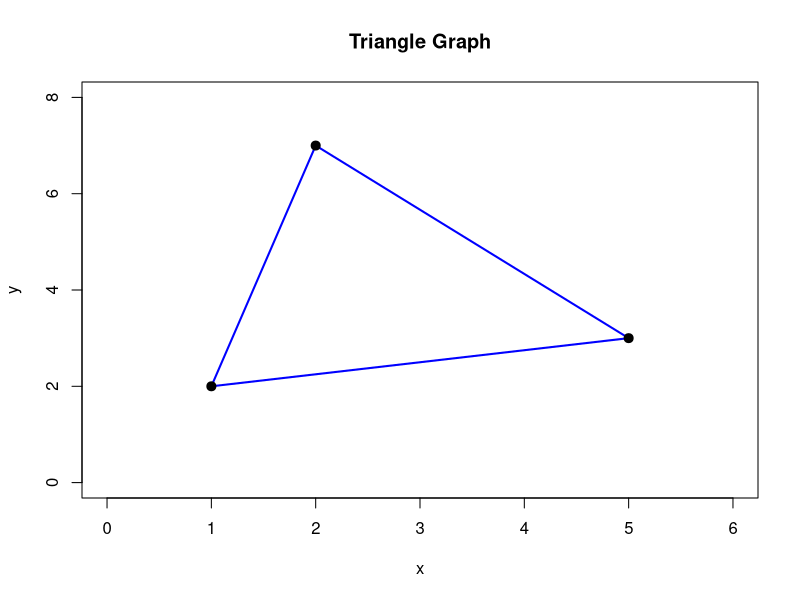
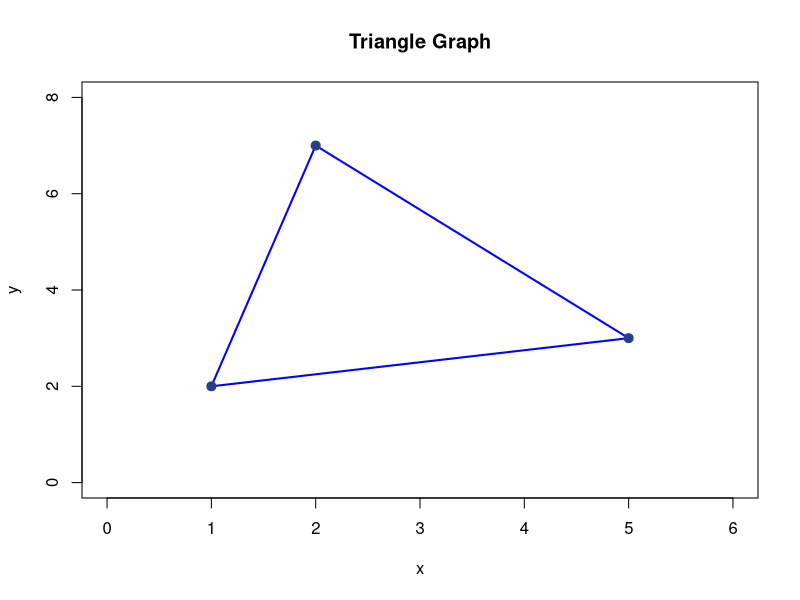
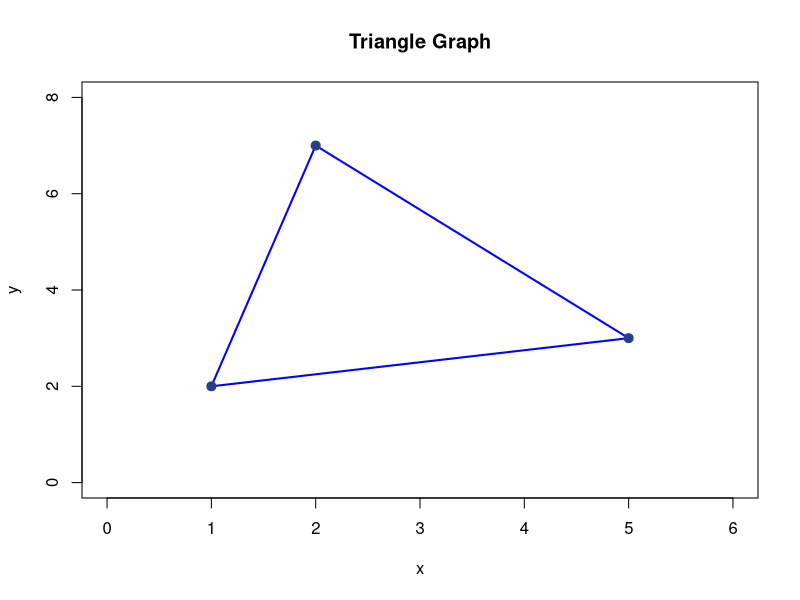
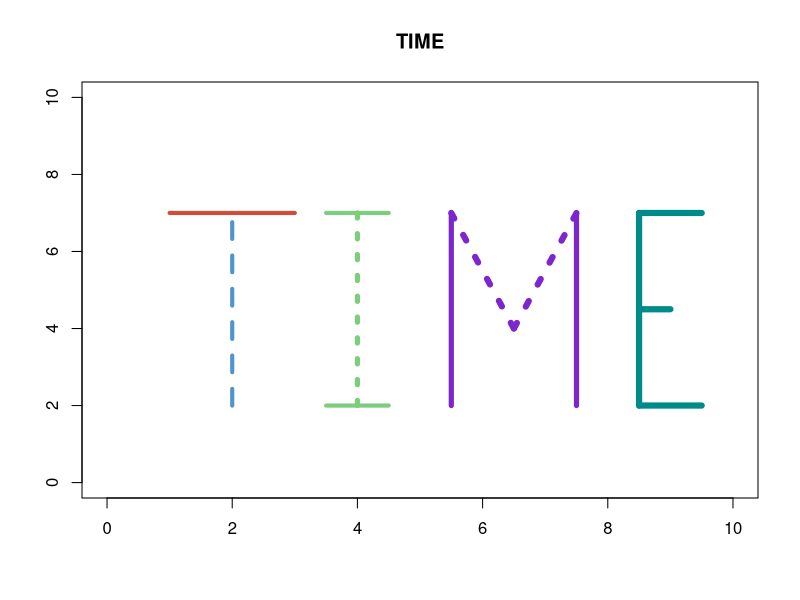
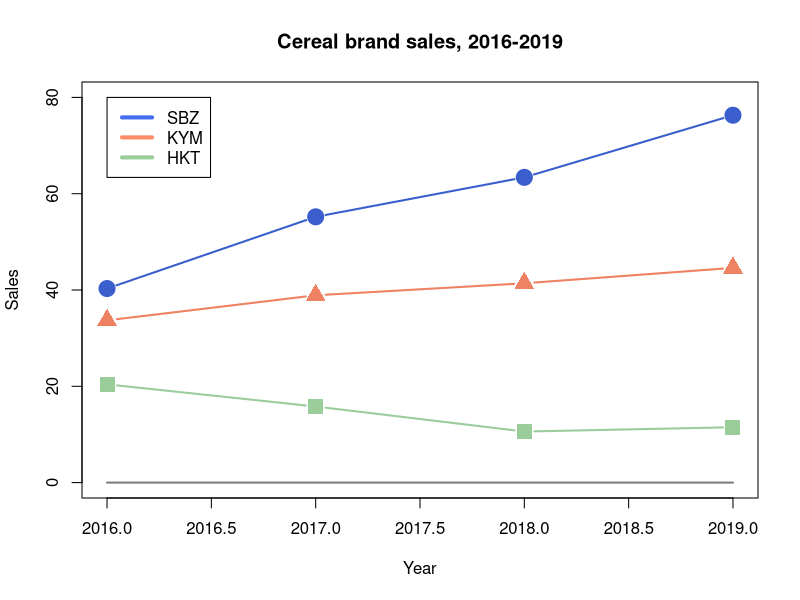
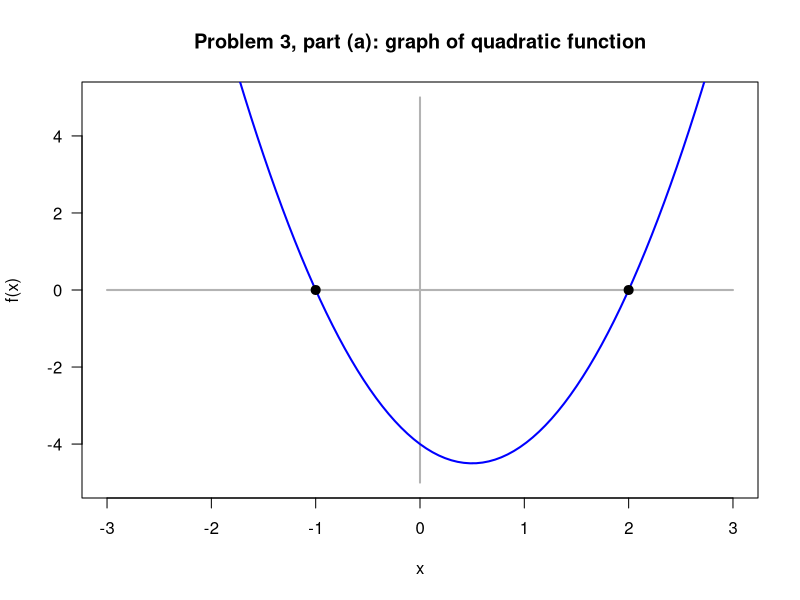
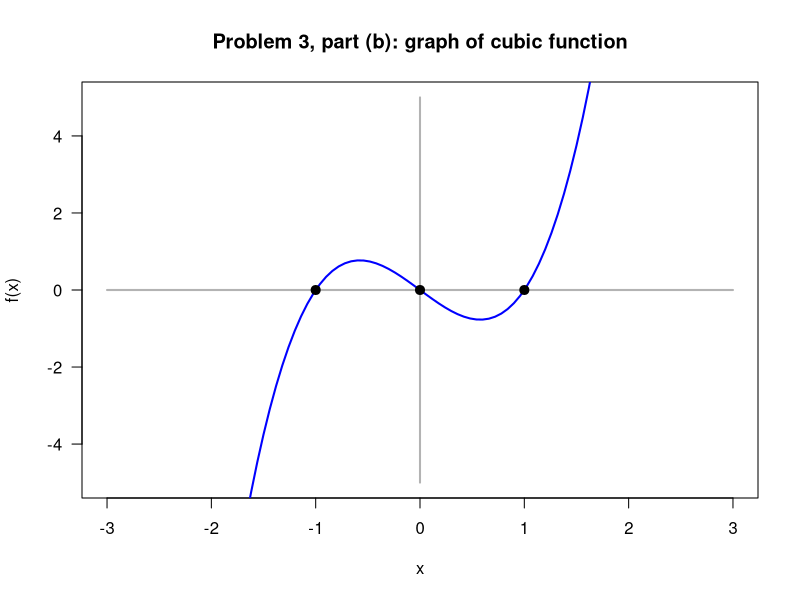
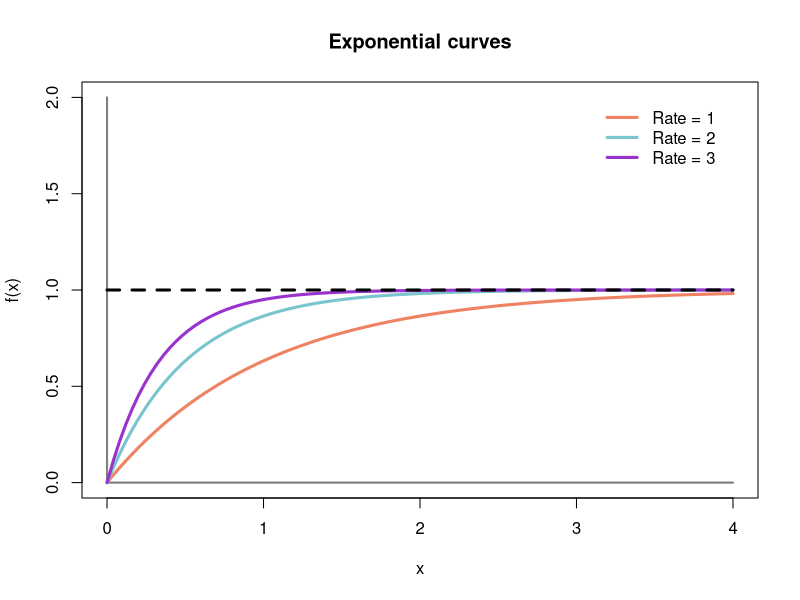

Write the R code that produced these figures, in order.
## ---- chunk 1
rm( list = ls() )
## ---- chunk 2
# First, we'll create an empty plot with no data:

plot(
    x = NULL,
    xlim = c(0, 6),
    ylim = c(0, 8),
    main = "Triangle Graph",
    xlab = "x",
    ylab = "y"
)


# Now we can draw the line segments:

segments(
    x0 = 1,
    y0 = 2,
    x1 = 2,
    y1 = 7,
    lty = "solid",
    lwd = 2,
    col = "blue"
)

segments(
    x0 = 2,
    y0 = 7,
    x1 = 5,
    y1 = 3,
    lty = "solid",
    lwd = 2,
    col = "blue"
)

segments(
    x0 = 5,
    y0 = 3,
    x1 = 1,
    y1 = 2,
    lty = "solid",
    lwd = 2,
    col = "blue"
)


# Now we can draw the points:

points(
    x = 1,
    y = 2,
    pch = 19,
    cex = 1.2,
    col = "black"
)

points(
    x = 2,
    y = 7,
    pch = 19,
    cex = 1.2,
    col = "black"
)

points(
    x = 5,
    y = 3,
    pch = 19,
    cex = 1.2,
    col = "black"
)
## ---- chunk 3
# First, we'll create an empty plot with no data:

plot(
    x = NULL,
    xlim = c(0, 6),
    ylim = c(0, 8),
    main = "Triangle Graph",
    xlab = "x",
    ylab = "y"
)


# Here's where we draw the lines, using the special
# form for the lines() function.

lines(
    x = c(1, 2, 5, 1),
    y = c(2, 7, 3, 2),
    lwd = 2,
    lty = "solid",
    col = "blue"
)


# Now we can draw the points:

points(
    x = 1,
    y = 2,
    pch = 19,
    cex = 1.2,
    col = "royalblue4"
)

points(
    x = 2,
    y = 7,
    pch = 19,
    cex = 1.2,
    col = "royalblue4"
)

points(
    x = 5,
    y = 3,
    pch = 19, 
    cex = 1.2,
    col = "royalblue4"
)

## ---- chunk 4
# First, we'll create an empty plot with no data:

plot(
    x = NULL,
    xlim = c(0, 6),
    ylim = c(0, 8),
    main = "Triangle Graph",
    xlab = "x",
    ylab = "y"
)


# Now we can use the polygon() function:

polygon(
    x = c(1, 2, 5),
    y = c(2, 7, 3),
    lwd = 2,
    lty = "solid",
    border = "blue",
    col = "white"
)


# Now we can draw the points:

points(
    x = 1,
    y = 2,
    pch = 19,
    cex = 1.2,
    col = "royalblue4"
)

points(
    x = 2,
    y = 7,
    pch = 19,
    cex = 1.2,
    col = "royalblue4"
)

points(
    x = 5,
    y = 3,
    pch = 19,
    cex = 1.2,
    col = "royalblue4"
)
## ---- chunk 5
plot(
    x = NULL,
    xlim = c(0, 10),
    ylim = c(0, 10),
    main = "TIME",
    xlab = "",
    ylab = ""
)



segments(
    x0 = 2,
    y0 = 2,
    x1 = 2, 
    y1 =7,
    lty = "dashed",
    lwd = 4,
    col = "steelblue3"
)

segments(
    x0 = 1,
    y0 = 7,
    x1 = 3,
    y1 = 7,
    lty = "solid",
    lwd = 4,
    col = "tomato3"
)

segments(
    x0 = 4,
    y0 = 2,
    x1 = 4,
    y1 = 7,
    lty = "dotted",
    lwd = 5,
    col = "palegreen3"
)

segments(
    x0 = 3.5,
    y0 = 7,
    x1 = 4.5,
    y1 = 7,
    lty = "solid",
    lwd = 4,
    col = "palegreen3"
)

segments(
    x0 = 3.5,
    y0 = 2,
    x1 = 4.5,
    y1 = 2,
    lty = "solid",
    lwd = 4,
    col = "palegreen3"
)

segments(
    x0 = 5.5,
    y0 = 2,
    x1 = 5.5,
    y1 = 7,
    lty = "solid",
    lwd = 5,
    col = "purple3"
)

segments(
    x0 = 5.5,
    y0 = 7,
    x1 = 6.5,
    y1 = 4,
    lty = "dotted",
    lwd = 6,
    col = "purple3"
)

segments(
    x0 = 6.5,
    y0 = 4,
    x1 = 7.5,
    y1 = 7,
    lty = "dotted",
    lwd = 6,
    col = "purple3"
)

segments(
    x0 = 7.5,
    y0 = 2,
    x1 = 7.5,
    y1 = 7,
    lty = "solid",
    lwd = 5,
    col = "purple3"
)


segments(
    x0 = 8.5,
    y0 = 2,
    x1 = 8.5,
    y1 = 7,
    lty = "solid",
    lwd = 6,
    col = "cyan4"
)


segments(
    x0 = 8.5,
    y0 = 7,
    x1 = 9.5,
    y1 = 7,
    lty = "solid",
    lwd = 6,
    col = "cyan4"
)


segments(
    x0 = 8.5,
    y0 = 4.5,
    x1 = 9,
    y1 = 4.5,
    lty = "solid",
    lwd = 6,
    col = "cyan4"
)


segments(
    x0 = 8.5,
    y0 = 2,
    x1 = 9.5,
    y1 = 2,
    lty = "solid",
    lwd = 6,
    col = "cyan4"
)
## ---- chunk 6
plot(
    x = NULL,
    xlim = c(2016, 2019),
    ylim = c(0, 80),
    main = "Cereal brand sales, 2016-2019",
    xlab = "Year",
    ylab = "Sales"
)

# Draw a horizontal reference line:

segments(
    x0 = 2016,
    y0 = 0,
    x1 = 2019,
    y1 = 0,
    lty = "solid",
    lwd = 2,
    col = "gray50"
)


# Now draw the line graphs:

lines(
    x = c(2016, 2017, 2018, 2019),
    y = c(40.3, 55.2, 63.4, 76.3),
    type = "b",
    lty = "solid",
    lwd = 2,
    col = "royalblue3",
    pch = 19,
    cex = 2
)


lines(
    x = c(2016, 2017, 2018, 2019),
    y = c(33.7, 38.9, 41.4, 44.6),
    type = "b",
    lty = "solid",
    lwd = 2,
    col = "salmon2",
    pch = 17,
    cex = 2
)


lines(
    x = c(2016, 2017, 2018, 2019),
    y = c(20.4, 15.8, 10.6, 11.5),
    type = "b",
    lty = "solid",
    lwd = 2,
    col = "darkseagreen3",
    pch = 15,
    cex = 2
)

legend(
    x = 2016,
    y = 80,
    legend = c( "SBZ", "KYM", "HKT"),
    lty = "solid",
    lwd = 4,
    col =
        c( "royalblue2", "salmon1", "darkseagreen3")
)
## ---- chunk 7

# First, create an empty plot

plot(
    x = NULL,
    xlim = c(-3, 3),
    ylim = c(-5, 5),
    main = "Problem 3, part (a): graph of quadratic function",
    xlab = "x",
    ylab = "f(x)",
    las = 1
)


# Draw the horizontal and vertical axes

segments(
    x0 = -3,
    y0 = 0,
    x1 = 3,
    y1 = 0,
    lty = "solid",
    lwd = 2,
    col = "gray70"
)


segments(
    x0 = 0,
    y0 = -5,
    x1 = 0,
    y1 = 5,
    lty = "solid",
    lwd = 2,
    col = "gray70"
)


# Now we can draw the graph of the curve. The problem statement required
# the line to be solid, so we use the lty = 1 option. The width of the line
# should be 2, so we use the lwd = 2 option. The color of the line should be
# blue, so we use the col = "blue" option. Finally, we have to use the
# add = TRUE option so that the curve is drawn on the pre-existing plot,
# not a new plot.

curve(
  expr = 2 * x^2 - 2 * x - 4,
  lty = 1,
  lwd = 2,
  col = "blue",
  add = TRUE
)


# Add the points

points(
  x = -1,
  y = 0,
  pch = 19,
  cex = 1.2
)

points(
  x = 2,
  y = 0,
  pch = 19,
  cex = 1.2
)
## ---- chunk 8
# Create an empty plot with no data

plot(
    x = NULL,
    xlim = c(-3, 3),
    ylim = c(-5, 5),
    main = "Problem 3, part (b): graph of cubic function",
    xlab = "x",
    ylab = "f(x)",
    las = 1
)


# Draw the horizontal and vertical reference lines:

segments(
    x0 = -3,
    y0 = 0,
    x1 = 3,
    y1 = 0,
    lty = "solid",
    lwd = 2,
    col = "gray70"
)

segments(
    x0 = 0,
    y0 = -5,
    x1 = 0,
    y1 = 5,
    lty = "solid",
    lwd = 2,
    col = "gray70"
)


# Now we can draw the graph of the curve. The problem statement required
# the line to be solid, so we use the lty = 1 option. The width of the line
# should be 2, so we use the lwd = 2 option. The color of the line should be
# blue, so we use the col = "blue" option. Finally, we have to use the
# add = TRUE option so that the curve is drawn on the pre-existing plot,
# not a new plot.

curve(
    expr = 2 * x^3 -  2 * x,
    lty = "solid", 
    lwd = 2,
    col = "blue",
    add = TRUE
)


# Finally, we can draw in the three points:

points(
    x = -1,
    y = 0,
    pch = 19,
    cex = 1.2,
    col = "black"
)

points(
    x = 0,
    y = 0,
    pch = 19,
    cex = 1.2,
    col = "black"
)

points(
    x = 1,
    y = 0,
    pch = 19,
    cex = 1.2,
    col = "black"
)
## ---- chunk 9
plot(
    x = NULL,
    xlim = c(0, 4),
    ylim = c(0, 2),
    main = "Exponential curves",
    xlab = "x",
    ylab = "f(x)"
)

segments(
    x0 = 0,
    y0 = 0,
    x1 = 4,
    y1 = 0,
    lty = "solid",
    lwd = 2,
    col = "gray50"
)


segments(
    x0 = 0,
    y0 = 0,
    x1 = 0,
    y1 = 2,
    lty = "solid",
    lwd = 2,
    col = "gray50"
)




curve(
    expr = 1 - exp(-x),
    lty = "solid",
    lwd = 3,
    col = "salmon2",
    add = TRUE
)


curve(
    expr = 1 - exp(-2*x),
    lty = "solid",
    lwd = 3,
    col = "cadetblue3",
    add = TRUE
)


curve(
    expr = 1 - exp(-3*x),
    lty = "solid",
    lwd = 3,
    col = "darkorchid3",
    add = TRUE
)


segments(
    x0 = 0,
    y0 = 1,
    x1 = 4,
    y1 = 1,
    lty = "dashed",
    lwd = 3,
    col = "black"
)



legend(
    x = 3.1,
    y = 2,
    legend =
        c( "Rate = 1", "Rate = 2", "Rate = 3"),
    lty = "solid",
    lwd = 3,
    col = c( "salmon2", "cadetblue3", "darkorchid3"),
    bty = "n"
)
## ---- chunk 10
par( lend = 1)
## ---- chunk 11
# This command makes a square plot

par( pty = "s" )

# This command removes the borders

par( bty = "n" )

# This command controls how the line segments end

par( lend = 1)


# Create an empty plot:

plot(
    x = NULL,
    xlim = c(0, 10),
    ylim = c(0, 10),
    xlab = "",
    ylab = "",
    axes = FALSE
)


# Put a border around the plot

polygon(
    x = c(0, 0, 10, 10),
    y = c(0, 10, 10, 0),
    lty = "solid",
    lwd = 1,
    border = "black"
)


# Draw the red, yellow, and blue shapes

polygon(
    x = c(3, 3, 10, 10 ),
    y = c( 3, 10, 10, 3 ),
    col = "red"
)

polygon(
    x = c(9, 9, 10, 10 ),
    y = c( 0, 1.5, 1.5, 0 ),
    col = "yellow"
)

polygon(
    x = c(0, 0, 3, 3 ),
    y = c( 0, 3, 3, 0 ),
    col = "blue"
)


# Draw the line segments

segments(
    x0 = 3,
    y0 = 0,
    x1 = 3,
    y1 = 10,
    lty = "solid",
    lwd = 8,
    col = "black"
)

segments(
    x0 = 0,
    y0 = 3,
    x1 = 10,
    y1 = 3,
    lty = "solid",
    lwd = 8,
    col = "black"
)

segments(
    x0 = 0,
    y0 = 7,
    x1 = 3,
    y1 = 7,
    lty = "solid",
    lwd = 15,
    col = "black"
)

segments(
    x0 = 9,
    y0 = 0,
    x1 = 9,
    y1 = 3,
    lty = "solid",
    lwd = 8,
    col = "black")

segments(
    x0 = 9,
    y0 = 1.5,
    x1 = 10,
    y1 = 1.5,
    lty = "solid",
    lwd = 8,
    col = "black"
)
